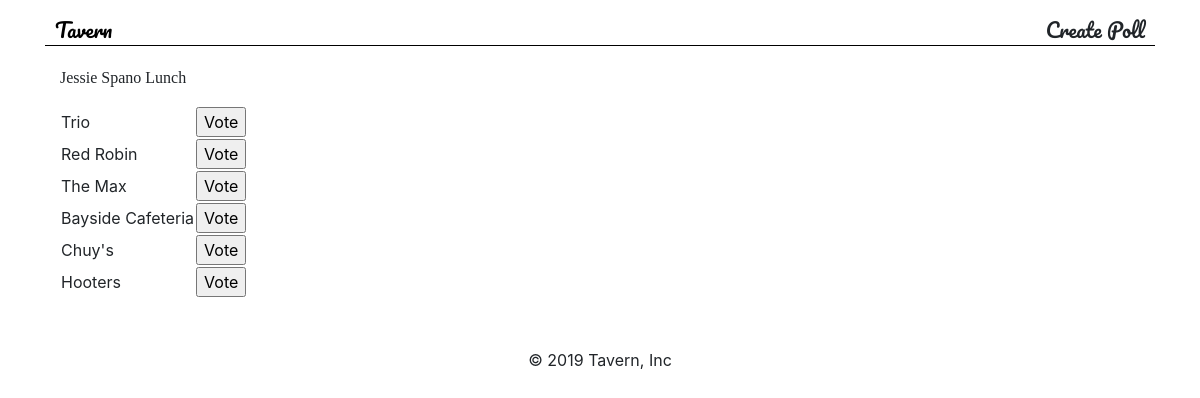
/6/, run on the app's committed database.
### tavern/models.py (models this page shows, shortened)
class Lunch(models.Model):
    nickname = models.CharField(max_length=100, default='')
    user = models.CharField(max_length=100, default='')
    date = models.DateField(max_length=100, default=datetime.date.today)

class Location(models.Model):
    lunch = models.ForeignKey('tavern.Lunch', on_delete=models.CASCADE, null=True)
    restaurant_suggestions = models.CharField(max_length=100, null=True)
    votes = models.IntegerField(default=0)

### tavern/views.py (the view)
# urls.py: path('<int:pk>/', views.DetailView.as_view(), name='detail'),
class DetailView(TemplateView):
    template_name = 'detail.html'
    def get_context_data(self, **kwargs):
        lunch_pk = self.kwargs.get('pk')
        lunch = Lunch.objects.get(pk=lunch_pk)
        locations = Location.objects.filter(lunch__pk=lunch_pk)
        context = {
            'locations': locations,
            'lunch': lunch
        }
        return context

### tavern/templates/detail.html (shortened to what this page needs)
{% extends 'base.html' %}
{% block content %}
   <p class="lunch-name"> {{ lunch.nickname }}</p>
<table>
    {% for location in locations %}
     <tr>
        <td class="lunch-suggestions">{{ location.restaurant_suggestions }}</td>
         <td>
             <form action="{% url 'tavern:vote' lunch.id %}" method="post">
                 <input type="submit" name="submit_button" value="Vote">
             </form>
         </td>
     </tr>
    {% endfor %}
</table>
{% endblock %}

### tavern/static/css/styles.css (style rules this page uses)
body .lunch-name { margin-top: 20px; font-family: Playfair Display sans-serif; }

### data on the page
Lunch: nickname "Jessie Spano Lunch"
Location: restaurant_suggestions "Trio"
Location: restaurant_suggestions "Red Robin"
Location: restaurant_suggestions "The Max"
Location: restaurant_suggestions "Bayside Cafeteria"
Location: restaurant_suggestions "Chuy's"
Location: restaurant_suggestions "Hooters"
